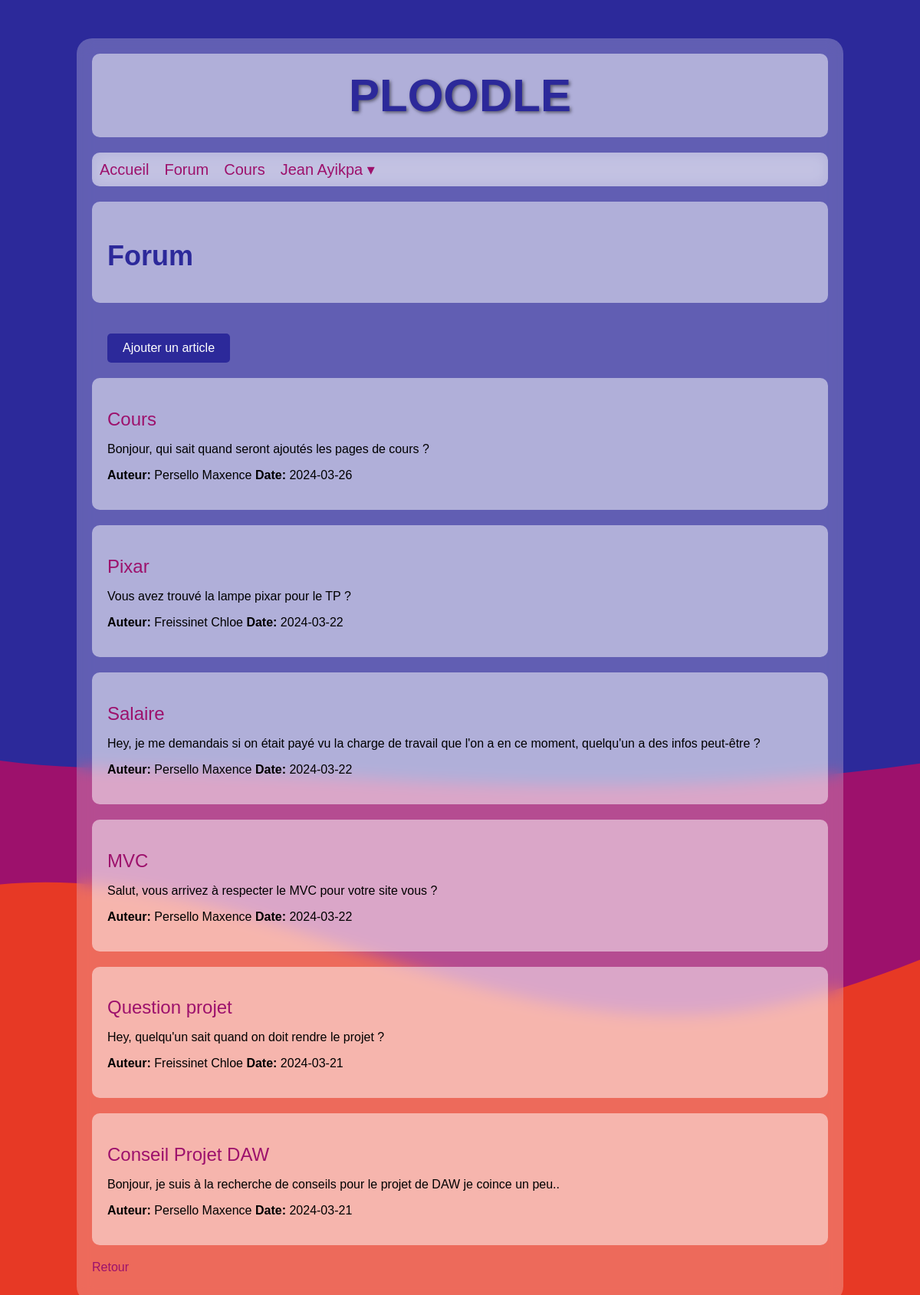
Screenshot of /?route=forum (signed in) with the database file from the repository.
### tables this page shows
CREATE TABLE `article` (
  `arID` int(11) NOT NULL,
  `arTitre` text NOT NULL,
  `arContenu` text NOT NULL,
  `arAuteur` int(11) NOT NULL,
  `arDate` date NOT NULL
);

CREATE TABLE `user` (
  `usID` int(11) NOT NULL,
  `usNom` text NOT NULL,
  `usPrenom` text NOT NULL,
  `usLogin` text NOT NULL,
  `usPass` text NOT NULL,
  `usAdmin` tinyint(1) NOT NULL,
  `usNiveau` int(11) NOT NULL,
  `usFormation` int(11) NOT NULL
);

### models/forumModel.php (called while the page is built, shortened)
<?php
function getAllArticles(): array {
    $db = bdConnect();
    $query = "SELECT arID, arTitre, arContenu, usNom, usPrenom, arDate FROM article, user WHERE arAuteur = usID ORDER BY (arID) DESC";
    $stmt = $db->query($query);
    $articles = $stmt->fetchAll(PDO::FETCH_ASSOC);
    return $articles;
}

### views/forum_index.php (the view)
<?php
echo '<section><h1>Forum</h1></section>';
if (isset($_SESSION['usLogin'])) {
    if (isset($_GET['addArticle'])) {
        echo '<section class="add-forum-form">',
            '<h2>Ajouter un article</h2>',
            '<form action="?route=forum&saveArticle" method="post">',
                '<label for="arTitre">Titre</label>',
                '<input type="text" name="arTitre" placeholder="Titre de l\'article" required><br>',
                '<label for="arContenu">Contenu</label>',
                '<textarea name="arContenu" placeholder="Contenu de l\'article" required></textarea><br>',
                '<input type="submit" value="Publier"/>',
            '</form>',
        '</section>';
    } else {
        echo '<a href="?route=forum&addArticle" class="add-forum-button">Ajouter un article</a>';
    }
}
if (!empty($articles)) {
    foreach ($articles as $article) {
        echo '<section>';
        echo '<h2><a href="?route=forum&arID=' . $article['arID'] . '">' . $article['arTitre'] . '</a></h2>';
        echo '<p>' . $article['arContenu'] . '</p>';
        echo '<p><strong>Auteur:</strong> ' . $article['usNom'] . ' ' . $article['usPrenom'];
        echo ' <strong>Date:</strong> ' . $article['arDate'] . '</p>';
        echo '</section>';
    }
} else {
    echo '<p>Aucun article disponible pour le moment.</p>';
}

### styles/style2.css (style rules this page uses)
:root { --primary: rgb(44, 41, 154); --secondary: rgba(157, 17, 108, 1); --tertiary: rgba(231, 57, 37, 1); }
body { margin: 0; font-family: Arial, sans-serif; background: url('../img/wave.svg') no-repeat center center fixed; background-size: cover; }
section, .box { margin-bottom: 20px; padding: 20px; background: rgba(255, 255, 255, 0.5); border-radius: 10px; }
a, .clickable { color: var(--secondary); font-weight: 500; text-decoration: none; cursor: pointer; }
h1, h2, h3, h4 { font-weight: bold; color: var(--primary); }
h1 { font-size: 36px; margin-bottom: 20px; }
h2 { font-size: 24px; margin-bottom: 15px; }
.add-forum-button, .button { display: inline-block; padding: 10px 20px; background-color: var(--primary); color: white; border-radius: 5px; margin: 20px; }

### rows the page displays
article: arTitre "Cours", arContenu "Bonjour, qui sait quand seront ajoutés les pages de cours ?", arAuteur.usNom "Persello", arAuteur.usPrenom "Maxence", arDate "2024-03-26"
article: arTitre "Pixar", arContenu "Vous avez trouvé la lampe pixar pour le TP ?", arAuteur.usNom "Freissinet", arAuteur.usPrenom "Chloe", arDate "2024-03-22"
article: arTitre "Salaire", arContenu "Hey, je me demandais si on était payé vu la charge de travail que l'on a en ce moment, quelqu'un a des infos peut-être ?", arAuteur.usNom "Persello", arAuteur.usPrenom "Maxence", arDate "2024-03-22"
article: arTitre "MVC", arContenu "Salut, vous arrivez à respecter le MVC pour votre site vous ?", arAuteur.usNom "Persello", arAuteur.usPrenom "Maxence", arDate "2024-03-22"
article: arTitre "Question projet", arContenu "Hey, quelqu'un sait quand on doit rendre le projet ?", arAuteur.usNom "Freissinet", arAuteur.usPrenom "Chloe", arDate "2024-03-21"
article: arTitre "Conseil Projet DAW", arContenu "Bonjour, je suis à la recherche de conseils pour le projet de DAW je coince un peu..", arAuteur.usNom "Persello", arAuteur.usPrenom "Maxence", arDate "2024-03-21"

### other values shown
$_SESSION['usPrenom'] "Jean"
$_SESSION['usNom'] "Ayikpa"
